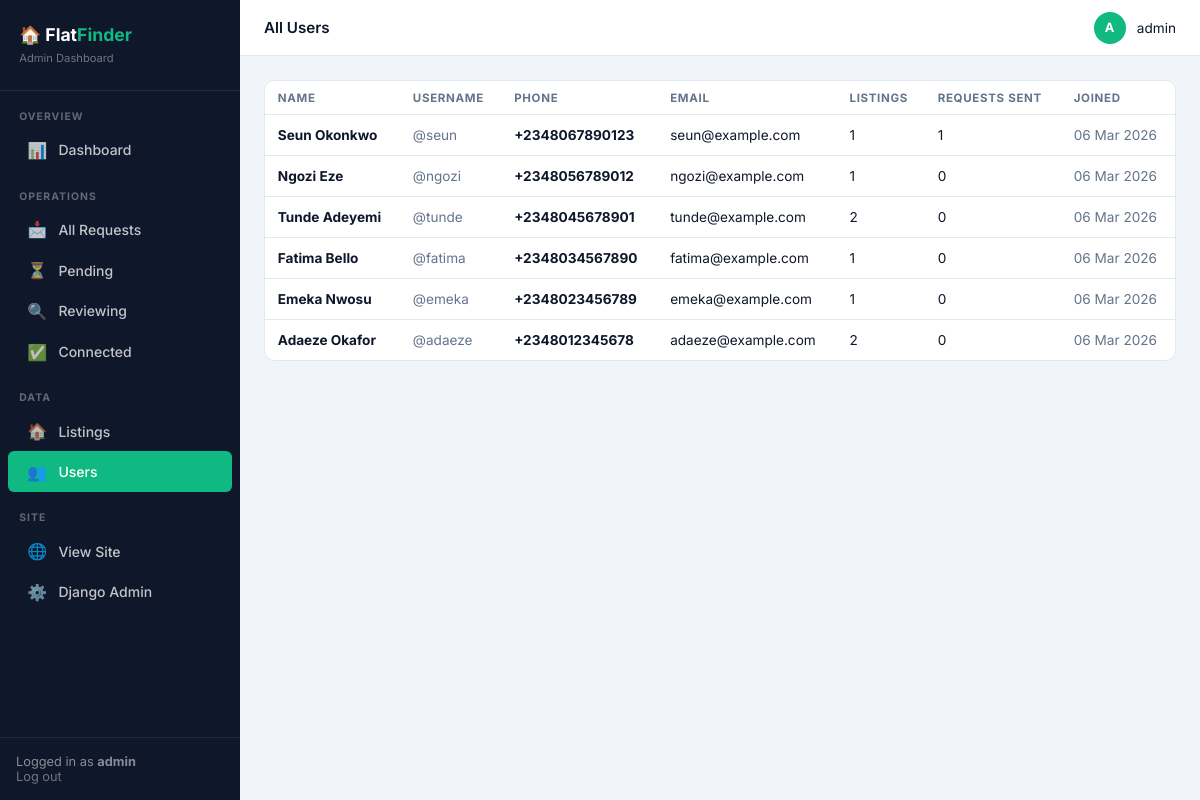
/dashboard/users/ (signed in), run on the app's committed database.
### accounts/models.py (models this page shows, shortened)
class User(AbstractUser):
    bio = models.TextField(blank=True, null=True)
    phone = models.CharField(max_length=20, blank=True, null=True)
    avatar = models.ImageField(upload_to='avatars/', blank=True, null=True)
    is_verified = models.BooleanField(default=False)
    created_at = models.DateTimeField(auto_now_add=True)

### dashboard/views.py (the view)
# urls.py: path('users/', views.users_overview, name='users'),
@login_required
@user_passes_test(is_staff, login_url='/')
def users_overview(request):
    users = User.objects.filter(is_staff=False).annotate(
        listing_count=Count('listings'),
        request_count=Count('sent_requests'),
    ).order_by('-created_at')
    return render(request, 'dashboard/users.html', {'users': users})

### dashboard/views.py (called while the page is built)
def is_staff(user):
    return user.is_staff or user.is_superuser

### templates/dashboard/users.html (shortened to what this page needs)
{% extends 'dashboard/base.html' %}
{% block page_title %}All Users{% endblock %}
{% block content %}
<div class="card">
  <div class="table-wrap">
    <table>
      <thead>
        <tr><th>Name</th><th>Username</th><th>Phone</th><th>Email</th><th>Listings</th><th>Requests Sent</th><th>Joined</th></tr>
      </thead>
      <tbody>
        {% for user in users %}
        <tr>
          <td><strong>{{ user.get_full_name|default:"—" }}</strong></td>
          <td style="color:var(--muted);">@{{ user.username }}</td>
          <td><strong>{{ user.phone|default:"—" }}</strong></td>
          <td>{{ user.email }}</td>
          <td>{{ user.listing_count }}</td>
          <td>{{ user.request_count }}</td>
          <td style="color:var(--muted);">{{ user.created_at|date:"d M Y" }}</td>
        </tr>
        {% empty %}
        <tr><td colspan="7" style="text-align:center;padding:2rem;color:var(--muted);">No users yet</td></tr>
        {% endfor %}
      </tbody>
    </table>
  </div>
</div>
{% endblock %}

### templates/dashboard/base.html (shortened to what this page needs)
<!DOCTYPE html>
<html lang="en">
<head>
</head>
<body>
  <aside class="sidebar">
    <div class="sidebar-brand">🏠 Flat<span>Finder</span><br><small style="font-size:0.7rem;color:rgba(255,255,255,0.4);font-weight:400;">Admin Dashboard</small></div>
    <div class="sidebar-label">Overview</div>
    <a href="{% url 'dashboard:home' %}" class="sidebar-link {% if request.resolver_match.url_name == 'home' %}active{% endif %}">
      <span class="icon">📊</span> Dashboard
    </a>
    <div class="sidebar-label">Operations</div>
    <a href="{% url 'dashboard:requests' %}" class="sidebar-link {% if 'request' in request.resolver_match.url_name %}active{% endif %}">
      <span class="icon">📩</span> All Requests
    </a>
    <a href="{% url 'dashboard:requests' %}?status=pending" class="sidebar-link">
      <span class="icon">⏳</span> Pending
    </a>
    <a href="{% url 'dashboard:requests' %}?status=reviewing" class="sidebar-link">
      <span class="icon">🔍</span> Reviewing
    </a>
    <a href="{% url 'dashboard:requests' %}?status=connected" class="sidebar-link">
      <span class="icon">✅</span> Connected
    </a>
    <div class="sidebar-label">Data</div>
    <a href="{% url 'dashboard:listings' %}" class="sidebar-link {% if request.resolver_match.url_name == 'listings' %}active{% endif %}">
      <span class="icon">🏠</span> Listings
    </a>
    <a href="{% url 'dashboard:users' %}" class="sidebar-link {% if request.resolver_match.url_name == 'users' %}active{% endif %}">
      <span class="icon">👥</span> Users
    </a>
    <div class="sidebar-label">Site</div>
    <a href="{% url 'listings:home' %}" class="sidebar-link" target="_blank">
      <span class="icon">🌐</span> View Site
    </a>
    <a href="/admin/" class="sidebar-link" target="_blank">
      <span class="icon">⚙️</span> Django Admin
    </a>
    <div class="sidebar-footer">
      Logged in as <strong>{{ request.user.username }}</strong><br>
      <a href="{% url 'accounts:logout' %}" style="color:rgba(255,255,255,0.4);">Log out</a>
    </div>
  </aside>
  <div class="main">
    <div class="topbar">
      <div class="topbar-title">{% block page_title %}Dashboard{% endblock %}</div>
      <div class="topbar-user">
        <div class="topbar-avatar">{{ request.user.username|slice:":1"|upper }}</div>
        <span>{{ request.user.get_full_name|default:request.user.username }}</span>
      </div>
    </div>
    <div class="page-content">
      {% block content %}{% endblock %}
    </div>
  </div>
</body>
</html>

### templates/dashboard/base.html (style rules this page uses)
*, *::before, *::after { box-sizing: border-box; margin: 0; padding: 0; }
:root { --sidebar: #0f172a; --sidebar-hover: #1e293b; --accent: #10b981; --accent-dark: #059669; --danger: #ef4444; --warning: #f59e0b; --info: #3b82f6; --bg: #f1f5f9; --white: #ffffff; --border: #e2e8f0; --text: #0f172a; --muted: #64748b; --radius: 10px; }
body { font-family: 'Inter', sans-serif; background: var(--bg); color: var(--text); display: flex; min-height: 100vh; }
a { text-decoration: none; color: inherit; }
.sidebar { width: 240px; background: var(--sidebar); color: rgba(255,255,255,0.85); display: flex; flex-direction: column; position: fixed; top: 0; left: 0; height: 100vh; z-index: 100; }
.sidebar-brand { padding: 1.5rem 1.2rem; border-bottom: 1px solid rgba(255,255,255,0.08); font-size: 1.1rem; font-weight: 700; color: white; }
.sidebar-brand span { color: var(--accent); }
.sidebar-label { font-size: 0.65rem; font-weight: 700; text-transform: uppercase; letter-spacing: 0.1em; color: rgba(255,255,255,0.35); padding: 1.2rem 1.2rem 0.4rem; }
.sidebar-link { display: flex; align-items: center; gap: 0.7rem; padding: 0.65rem 1.2rem; font-size: 0.875rem; font-weight: 500; border-radius: 6px; margin: 0 0.5rem; transition: background 0.15s; color: rgba(255,255,255,0.75); }
.sidebar-link.active { background: var(--accent); color: white; }
.sidebar-link .icon { font-size: 1rem; width: 20px; text-align: center; }
.sidebar-footer { margin-top: auto; padding: 1rem; border-top: 1px solid rgba(255,255,255,0.08); font-size: 0.8rem; color: rgba(255,255,255,0.5); }
.main { margin-left: 240px; flex: 1; display: flex; flex-direction: column; min-height: 100vh; }
.topbar { background: white; border-bottom: 1px solid var(--border); padding: 0 1.5rem; height: 56px; display: flex; align-items: center; justify-content: space-between; position: sticky; top: 0; z-index: 50; }
.topbar-title { font-weight: 600; font-size: 0.95rem; }
.topbar-user { display: flex; align-items: center; gap: 0.7rem; font-size: 0.85rem; }
.topbar-avatar { width: 32px; height: 32px; border-radius: 50%; background: var(--accent); color: white; display: flex; align-items: center; justify-content: center; font-weight: 700; font-size: 0.8rem; }
.page-content { padding: 1.5rem; flex: 1; }
.card { background: white; border-radius: var(--radius); border: 1px solid var(--border); }
.table-wrap { overflow-x: auto; }
table { width: 100%; border-collapse: collapse; font-size: 0.85rem; }
th { text-align: left; font-size: 0.72rem; font-weight: 700; text-transform: uppercase; letter-spacing: 0.06em; color: var(--muted); padding: 0.6rem 0.8rem; border-bottom: 1px solid var(--border); white-space: nowrap; }
td { padding: 0.75rem 0.8rem; border-bottom: 1px solid var(--border); vertical-align: middle; }
tr:last-child td { border-bottom: none; }

### data on the page
User: user.username "admin", user.username "A", user.get_full_name "admin"
User: get_full_name "Seun Okonkwo", username "seun", phone "+2348067890123", email "seun@example.com", listing_count "1", request_count "1", created_at "06 Mar 2026"
User: get_full_name "Ngozi Eze", username "ngozi", phone "+2348056789012", email "ngozi@example.com", listing_count "1", request_count "0", created_at "06 Mar 2026"
User: get_full_name "Tunde Adeyemi", username "tunde", phone "+2348045678901", email "tunde@example.com", listing_count "2", request_count "0", created_at "06 Mar 2026"
User: get_full_name "Fatima Bello", username "fatima", phone "+2348034567890", email "fatima@example.com", listing_count "1", request_count "0", created_at "06 Mar 2026"
User: get_full_name "Emeka Nwosu", username "emeka", phone "+2348023456789", email "emeka@example.com", listing_count "1", request_count "0", created_at "06 Mar 2026"
User: get_full_name "Adaeze Okafor", username "adaeze", phone "+2348012345678", email "adaeze@example.com", listing_count "2", request_count "0", created_at "06 Mar 2026"
